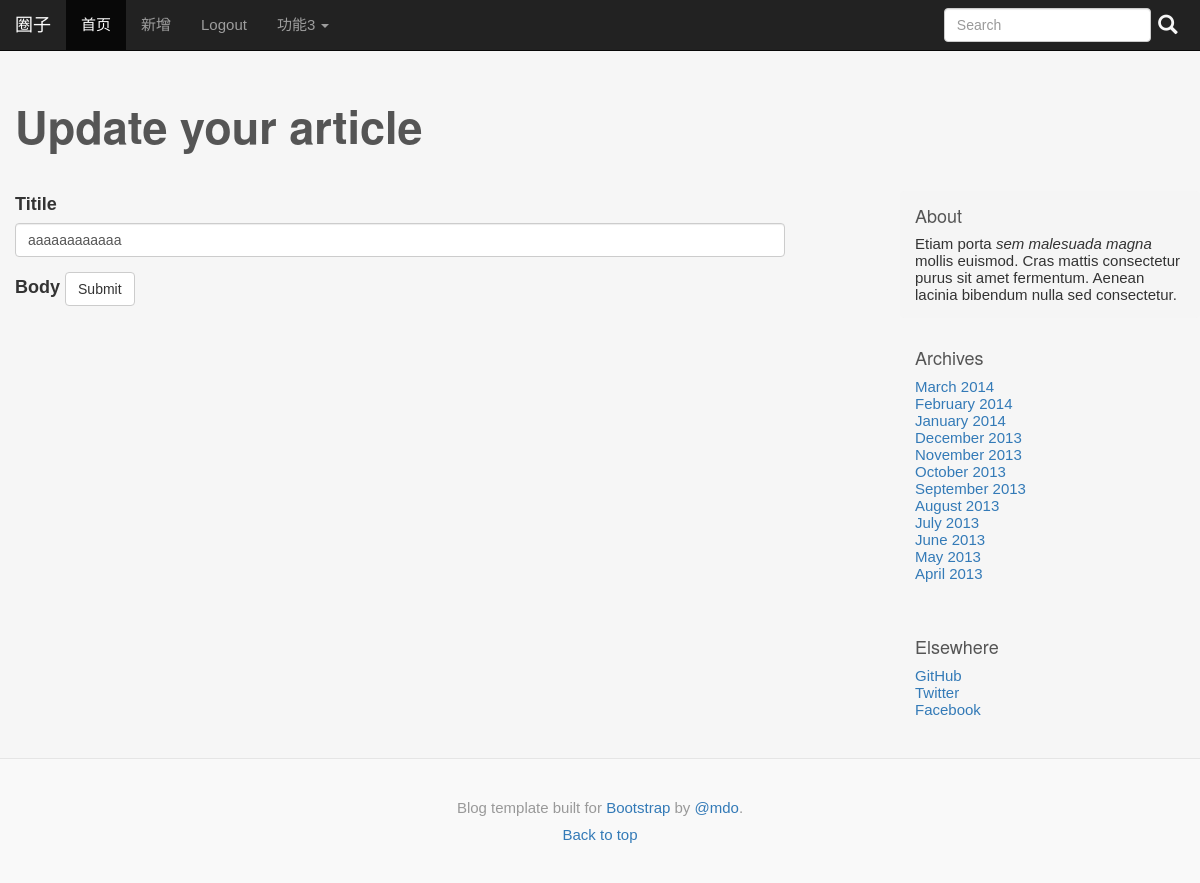
Before: /update/1 (signed in) with the older database file.
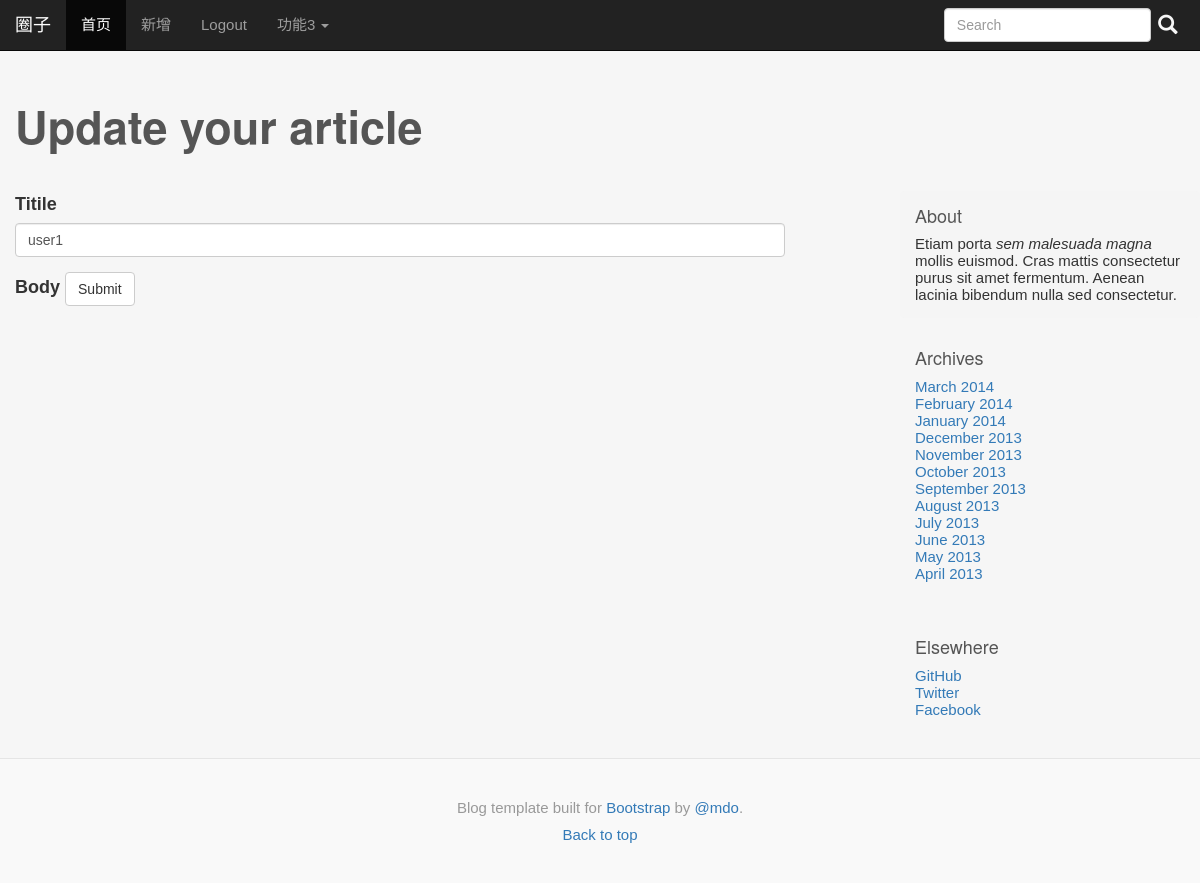
After: the same page with the newer database file.
### tables this page shows
CREATE TABLE post (
  id INTEGER PRIMARY KEY AUTOINCREMENT,
  author_id INTEGER NOT NULL,
  created TIMESTAMP NOT NULL DEFAULT (datetime(CURRENT_TIMESTAMP,'localtime')),
  title TEXT NOT NULL,
  body TEXT NOT NULL,
  FOREIGN KEY (author_id) REFERENCES user (id)
);

### myapp/blog.py (the view, shortened to what this page needs)
@bp.route('/update/<int:id>',methods=('GET','POST') )
@login_required
def update(id):
    post = get_post(id)
    return render_template('blog/create.html',post=post,update="True")

### myapp/auth.py (called while the page is built)
@bp.before_app_request
def load_logged_in_user():
	user_id = session.get('user_id')
	if user_id is None:
		g.user = None
	else:
		g.user = get_db().execute(
			'SELECT * FROM user WHERE id=?',(user_id,)
		).fetchone()

def login_required(view):
	@functools.wraps(view)
	def wrapped_view(**kwargs):
		if g.user is None: #用户未登录
			return redirect(url_for('auth.login'))
		return view(**kwargs)
	return wrapped_view

### myapp/blog.py (called while the page is built)
def get_post(id,check_author=True):
    db = get_db()
    post = db.execute(
        'SELECT p.id,title,body,created, author_id, username'
        ' FROM post p JOIN user u ON p.author_id = u.id'
        ' WHERE p.id=?' ,
        (id,)
    ).fetchone()
    if not post:
        abort(404,"Post None")
    if check_author and post['author_id']!=g.user['id']:
        abort(403)
    return post

### myapp/db.py (called while the page is built)
def get_db():
	if not 'db' in g:
		g.db = sqlite3.connect(
			os.path.join(current_app.instance_path,'myapp.sqlite'),
			detect_types=sqlite3.PARSE_DECLTYPES
		)
		g.db.row_factory = sqlite3.Row
	return g.db

### myapp/templates/blog/create.html (shortened to what this page needs)
{% extends 'base.html' %}
{% block blog_title %}
{% if update %}
  Update your article
{% else %}
  Create your article
{%endif%}
{% endblock %}
{% block blog_text %}
<form method="post">
  <div class="form-group">
    <label for="post-title">Titile</label>
    <input type="text" name="post_title" value="{{post['title'] if update else ''}}" class="form-control" id="post-title" placeholder="Post title">
  </div>
  <label for="ckeditor">Body</label>
  <button type="submit" class="btn btn-default">Submit</button>
</form>
{% endblock %}

Changed rows visible on the page:
changed post: post_title "aaaaaaaaaaaa" → "user1"
